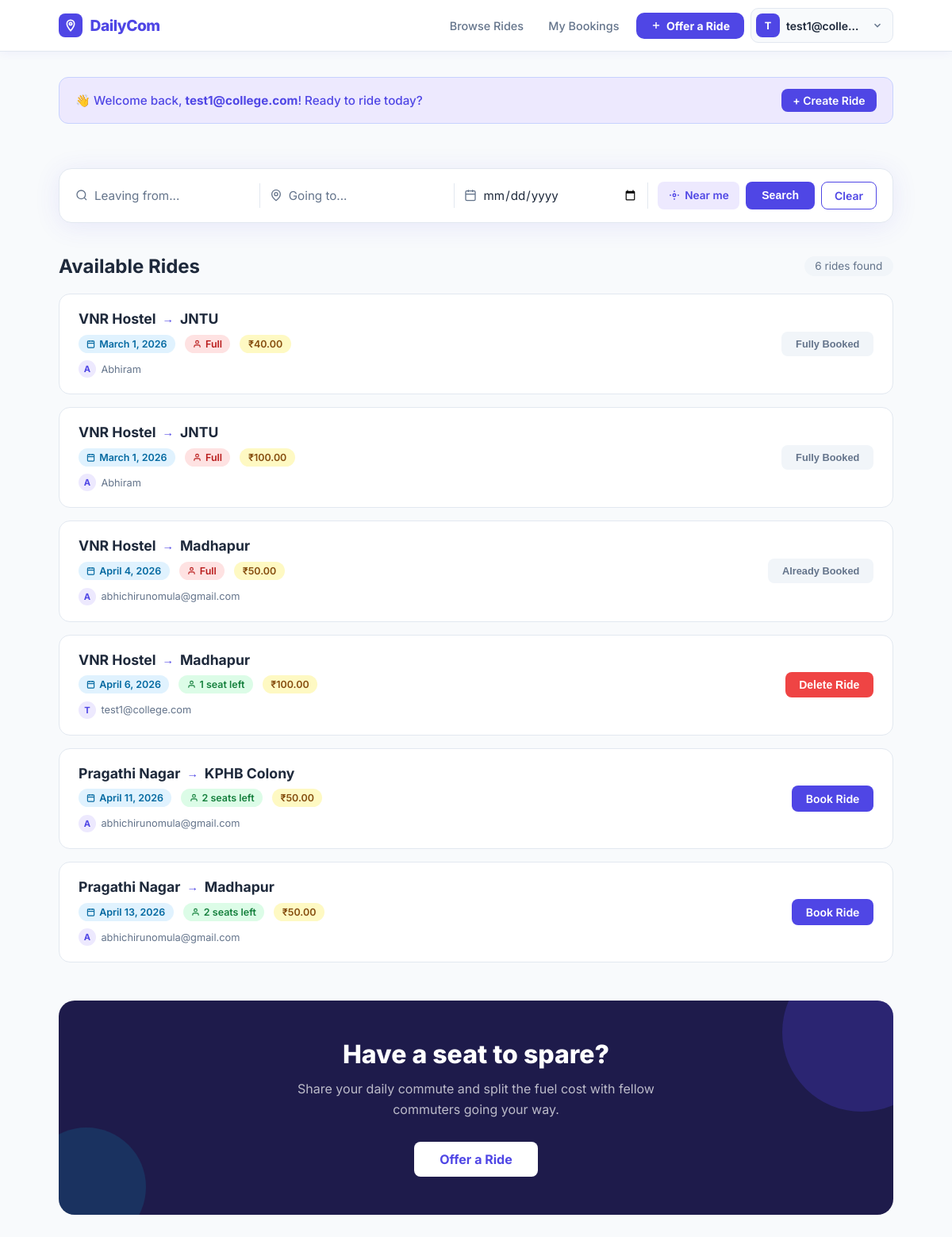
The page / (signed in) on the database its author committed.
### rides/models.py (models this page shows, shortened)
class Ride(models.Model):
    driver = models.ForeignKey(User, on_delete=models.CASCADE)
    source = models.CharField(max_length=100)
    destination = models.CharField(max_length=100)
    date = models.DateField()
    seats_available = models.IntegerField()
    price = models.DecimalField(max_digits=6, decimal_places=2)

### rides/views.py (the view)
# urls.py: path('', views.home, name='home'),
def home(request):
    rides = Ride.objects.all()
    source = request.GET.get('source', '').strip()
    destination = request.GET.get('destination', '').strip()
    date = request.GET.get('date', '').strip()
    if source:
        rides = rides.filter(source__icontains=source)
    if destination:
        rides = rides.filter(destination__icontains=destination)
    if date:
        rides = rides.filter(date=date)
    booked_rides = []
    if request.user.is_authenticated:
        booked_rides = Booking.objects.filter(
            user=request.user
        ).values_list('ride_id', flat=True)
    return render(request, 'home.html', {
        'rides': rides,
        'booked_rides': booked_rides,
        'source': source,
        'destination': destination,
        'date': date,
    })

### templates/home.html (shortened to what this page needs)
{% extends "base.html" %}
{% block content %}
{% if user.is_authenticated %}
<div class="dc-welcome">
  <span>👋 Welcome back, <strong>{{ user.username }}</strong>! Ready to ride today?</span>
  <a href="{% url 'create_ride' %}" class="btn btn-primary" style="font-size:.875rem; padding:.4rem .9rem;">+ Create Ride</a>
</div>
{% endif %}
<div id="location-status" class="dc-location-status"></div>
<div class="dc-search-wrap">
  <form method="GET" action="{% url 'home' %}" style="display:contents;">
    <div class="dc-search-field">
      <svg width="16" height="16" viewBox="0 0 24 24" fill="none" stroke="currentColor" stroke-width="2"><circle cx="11" cy="11" r="8"/><path d="m21 21-4.35-4.35"/></svg>
      <input type="text" name="source" id="source-input" placeholder="Leaving from..." value="{{ source }}">
    </div>
    <div class="dc-search-field">
      <svg width="16" height="16" viewBox="0 0 24 24" fill="none" stroke="currentColor" stroke-width="2"><path d="M20 10c0 6-8 12-8 12s-8-6-8-12a8 8 0 0 1 16 0Z"/><circle cx="12" cy="10" r="3"/></svg>
      <input type="text" name="destination" placeholder="Going to..." value="{{ destination }}">
    </div>
    <div class="dc-search-field">
      <svg width="16" height="16" viewBox="0 0 24 24" fill="none" stroke="currentColor" stroke-width="2"><rect x="3" y="4" width="18" height="18" rx="2"/><line x1="16" y1="2" x2="16" y2="6"/><line x1="8" y1="2" x2="8" y2="6"/><line x1="3" y1="10" x2="21" y2="10"/></svg>
      <input type="date" name="date" value="{{ date }}">
    </div>
    <div class="dc-search-actions">
      <button type="button" class="dc-location-btn" id="locate-btn" title="Use my location">
        <svg width="14" height="14" viewBox="0 0 24 24" fill="none" stroke="currentColor" stroke-width="2.5"><circle cx="12" cy="12" r="3"/><path d="M12 2v3M12 19v3M2 12h3M19 12h3"/></svg>
        Near me
      </button>
      <button type="submit" class="btn btn-primary" style="padding:.5rem 1.25rem;">Search</button>
      <a href="{% url 'home' %}" class="btn btn-outline" style="padding:.5rem 1rem;">Clear</a>
    </div>
  </form>
</div>
{% if user.is_authenticated %}
<div class="dc-section-header">
  <h2>Available Rides</h2>
  {% if rides %}
  <span class="dc-ride-count">{{ rides|length }} ride{{ rides|length|pluralize }} found</span>
  {% endif %}
</div>
{% if rides %}
<div class="dc-rides-grid">
  {% for ride in rides %}
  <div class="dc-ride-card">
    <div class="dc-ride-left">
      <div class="dc-ride-route">
        {{ ride.source }}
        <span class="dc-ride-route-arrow">→</span>
        {{ ride.destination }}
      </div>
      <div class="dc-ride-meta">
        <span class="dc-badge dc-badge-date">
          <svg width="11" height="11" viewBox="0 0 24 24" fill="none" stroke="currentColor" stroke-width="2.5"><rect x="3" y="4" width="18" height="18" rx="2"/><line x1="16" y1="2" x2="16" y2="6"/><line x1="8" y1="2" x2="8" y2="6"/><line x1="3" y1="10" x2="21" y2="10"/></svg>
          {{ ride.date }}
        </span>
        <span class="dc-badge {% if ride.seats_available > 0 %}dc-badge-seats-ok{% else %}dc-badge-seats-no{% endif %}">
          <svg width="11" height="11" viewBox="0 0 24 24" fill="none" stroke="currentColor" stroke-width="2.5"><path d="M20 21v-2a4 4 0 0 0-4-4H8a4 4 0 0 0-4 4v2"/><circle cx="12" cy="7" r="4"/></svg>
          {% if ride.seats_available > 0 %}{{ ride.seats_available }} seat{{ ride.seats_available|pluralize }} left{% else %}Full{% endif %}
        </span>
        <span class="dc-badge dc-badge-price">
  ₹{{ ride.price }}
</span>
      </div>
      <div class="dc-ride-driver">
        <span class="dc-driver-avatar">{{ ride.driver.username|first|upper }}</span>
        {{ ride.driver.username }}
      </div>
    </div>
    <div class="dc-ride-action">
      {% if user.is_authenticated %}
        {% if ride.driver == user %}
          <form method="POST" action="{% url 'delete_ride' ride.id %}">
            <button type="submit" class="btn btn-danger"
              onclick="return confirm('Delete this ride? All bookings will be removed.')">
              Delete Ride
            </button>
          </form>
        {% elif ride.id in booked_rides %}
          <button class="btn btn-booked" disabled>Already Booked</button>
        {% elif ride.seats_available > 0 %}
          <a href="{% url 'book_ride' ride.id %}" class="btn btn-primary">Book Ride</a>
        {% else %}
          <button class="btn btn-booked" disabled>Fully Booked</button>
        {% endif %}
      {% else %}
        <a href="{% url 'login' %}" class="btn btn-outline">Login to Book</a>
      {% endif %}
    </div>
  </div>
  {% endfor %}
</div>
{% endif %}
{% if user.is_authenticated %}
<div class="dc-cta">
  <h2>Have a seat to spare?</h2>
  <p>Share your daily commute and split the fuel cost with fellow commuters going your way.</p>
  <a href="{% url 'create_ride' %}" class="btn btn-white" style="padding:.75rem 2rem; font-size:1rem;">Offer a Ride</a>
</div>
{% else %}
<div class="dc-cta">
  <h2>Share your ride. Cut your costs.</h2>
  <p>Join DailyCom and start sharing your daily commute with people going your way.</p>
  <a href="{% url 'signup' %}" class="btn btn-white" style="padding:.75rem 2rem; font-size:1rem;">Join for Free</a>
</div>
{% endif %}
{% endif %}
{% endblock %}

### templates/base.html (shortened to what this page needs)
{% load static %}
<!DOCTYPE html>
<html>
<head>
  <link rel="stylesheet" href="{% static 'css/style.css' %}">
</head>
<body>
<nav class="dc-nav">
  <div class="dc-nav-inner">
    <a href="{% url 'home' %}" class="dc-nav-brand">
      <div class="dc-nav-brand-icon">
        <svg width="16" height="16" viewBox="0 0 24 24" fill="none" stroke="#fff" stroke-width="2.5">
          <path d="M12 2C8.13 2 5 5.13 5 9c0 5.25 7 13 7 13s7-7.75 7-13c0-3.87-3.13-7-7-7z"/>
          <circle cx="12" cy="9" r="2.5"/>
        </svg>
      </div>
      DailyCom
    </a>
    {% if user.is_authenticated %}
    <div class="dc-nav-links">
      <a href="{% url 'home' %}" class="dc-nav-link">Browse Rides</a>
      <a href="{% url 'my_bookings' %}" class="dc-nav-link">My Bookings</a>
      <a href="{% url 'create_ride' %}" class="dc-nav-cta">
        <svg width="14" height="14" viewBox="0 0 24 24" fill="none" stroke="currentColor" stroke-width="2.5"><line x1="12" y1="5" x2="12" y2="19"/><line x1="5" y1="12" x2="19" y2="12"/></svg>
        Offer a Ride
      </a>
      <div class="dc-user-menu" id="userMenu">
        <button class="dc-user-btn" id="userBtn" onclick="toggleUserMenu()">
          <div class="dc-user-avatar">{{ user.username|first|upper }}</div>
          <span class="dc-user-name">{{ user.username }}</span>
          <svg width="14" height="14" viewBox="0 0 24 24" fill="none" stroke="currentColor" stroke-width="2.5" class="dc-chevron"><polyline points="6 9 12 15 18 9"/></svg>
        </button>
      </div>
    </div>
    {% endif %}
  </div>
</nav>
<div class="container">
  {% block content %}{% endblock %}
</div>
</body>
</html>

### static/css/style.css (style rules this page uses)
*, *::before, *::after { box-sizing: border-box; margin: 0; padding: 0; }
:root { --primary: #4f46e5; --primary-dk: #3730a3; --accent: #06b6d4; --bg: #f8fafc; --surface: #ffffff; --border: #e2e8f0; --text: #1e293b; --muted: #64748b; --danger: #ef4444; --success: #22c55e; --radius: 12px; --shadow: 0 4px 24px rgba(79, 70, 229, .08); }
body { font-family: 'Inter', sans-serif; background: var(--bg); color: var(--text); min-height: 100vh; }
a { color: var(--primary); text-decoration: none; }
nav { background: var(--surface); border-bottom: 1px solid var(--border); box-shadow: 0 1px 6px rgba(0, 0, 0, .06); position: sticky; top: 0; z-index: 100; }
.container { max-width: 1100px; margin: 2rem auto; padding: 0 1.5rem; }
.btn { display: inline-block; padding: .5rem 1.1rem; border-radius: 8px; font-size: .875rem; font-weight: 600; cursor: pointer; transition: background .15s, transform .1s; border: none; text-decoration: none; }
.btn-primary { background: var(--primary); color: #fff; }
.btn-outline { background: transparent; border: 1.5px solid var(--primary); color: var(--primary); }
.btn-booked { background: #f1f5f9; color: var(--muted); cursor: default; font-size: .8rem; }
.btn-danger { background: var(--danger); color: #fff; }

### templates/base.html (style rules this page uses)
.dc-nav { background: #fff; border-bottom: 1px solid var(--border); position: sticky; top: 0; z-index: 200; box-shadow: 0 1px 12px rgba(79,70,229,.07); }
.dc-nav-inner { max-width: 1100px; margin: 0 auto; padding: 0 1.5rem; height: 64px; display: flex; align-items: center; justify-content: space-between; gap: 1rem; }
.dc-nav-brand { display: flex; align-items: center; gap: .6rem; font-size: 1.2rem; font-weight: 800; color: var(--primary); letter-spacing: -.5px; text-decoration: none; }
.dc-nav-brand-icon { width: 30px; height: 30px; background: var(--primary); border-radius: 8px; display: flex; align-items: center; justify-content: center; flex-shrink: 0; }
.dc-nav-links { display: flex; align-items: center; gap: .25rem; }
.dc-nav-link { font-size: .9rem; font-weight: 500; color: var(--muted); padding: .45rem .85rem; border-radius: 8px; text-decoration: none; transition: background .15s, color .15s; }
.dc-nav-cta { display: inline-flex; align-items: center; gap: .4rem; background: var(--primary); color: #fff !important; font-size: .875rem; font-weight: 700; padding: .5rem 1.1rem; border-radius: 10px; text-decoration: none; transition: background .15s, transform .1s; margin-left: .25rem; }
.dc-user-menu { position: relative; margin-left: .25rem; }
.dc-user-btn { display: flex; align-items: center; gap: .5rem; background: #f8fafc; border: 1.5px solid var(--border); border-radius: 10px; padding: .4rem .75rem .4rem .4rem; cursor: pointer; font-family: inherit; transition: background .15s, border-color .15s; }
.dc-user-avatar { width: 30px; height: 30px; border-radius: 8px; background: var(--primary); color: #fff; font-size: .8rem; font-weight: 700; display: flex; align-items: center; justify-content: center; flex-shrink: 0; }
.dc-user-name { font-size: .875rem; font-weight: 600; color: var(--text); max-width: 100px; overflow: hidden; text-overflow: ellipsis; white-space: nowrap; }
.dc-chevron { color: var(--muted); transition: transform .2s; }

### rows shown on the page
Ride: source "VNR Hostel", destination "JNTU", date "March 1, 2026", seats_available "Full", price "40.00", driver.username|first "A", driver.username "Abhiram"
Ride: source "VNR Hostel", destination "JNTU", date "March 1, 2026", seats_available "Full", price "100.00", driver.username|first "A", driver.username "Abhiram"
Ride: source "VNR Hostel", destination "Madhapur", date "April 4, 2026", seats_available "Full", price "50.00", driver.username|first "A", driver.username "abhichirunomula@gmail.com", shows "Already Booked"
Ride: source "VNR Hostel", destination "Madhapur", date "April 6, 2026", seats_available "1", price "100.00", driver.username|first "T", driver.username "test1@college.com", shows "Delete Ride"
Ride: source "Pragathi Nagar", destination "KPHB Colony", date "April 11, 2026", seats_available "2", price "50.00", driver.username|first "A", driver.username "abhichirunomula@gmail.com", shows "Book Ride"
Ride: source "Pragathi Nagar", destination "Madhapur", date "April 13, 2026", seats_available "2", price "50.00", driver.username|first "A", driver.username "abhichirunomula@gmail.com", shows "Book Ride"

### other values the page prints
{{ user.username|first|upper }} "T"
{{ user.username }} "test1@colle…"
{{ user.username }} "test1@college.com"
{{ rides|length }} "6"
